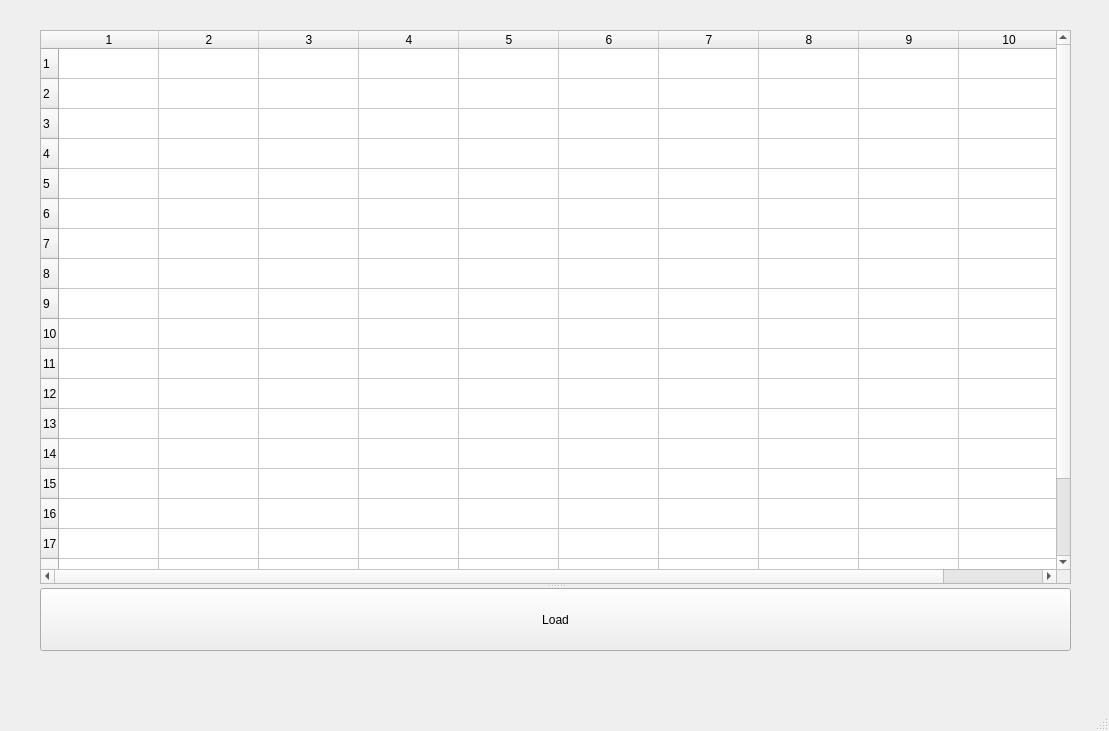
<?xml version="1.0" encoding="UTF-8"?>
<ui version="4.0">
 <class>MainWindow</class>
 <widget class="QMainWindow" name="MainWindow">
  <property name="geometry">
   <rect>
    <x>0</x>
    <y>0</y>
    <width>1109</width>
    <height>731</height>
   </rect>
  </property>
  <property name="windowTitle">
   <string>MainWindow</string>
  </property>
  <widget class="QWidget" name="centralwidget">
   <widget class="QSplitter" name="splitter">
    <property name="geometry">
     <rect>
      <x>40</x>
      <y>30</y>
      <width>1031</width>
      <height>621</height>
     </rect>
    </property>
    <property name="orientation">
     <enum>Qt::Vertical</enum>
    </property>
    <widget class="QTableWidget" name="tableWidget">
     <property name="rowCount">
      <number>20</number>
     </property>
     <property name="columnCount">
      <number>10</number>
     </property>
     <row/>
     <row/>
     <row/>
     <row/>
     <row/>
     <row/>
     <row/>
     <row/>
     <row/>
     <row/>
     <row/>
     <row/>
     <row/>
     <row/>
     <row/>
     <row/>
     <row/>
     <row/>
     <row/>
     <row/>
     <column/>
     <column/>
     <column/>
     <column/>
     <column/>
     <column/>
     <column/>
     <column/>
     <column/>
     <column/>
    </widget>
    <widget class="QPushButton" name="bbtLoad">
     <property name="text">
      <string>Load</string>
     </property>
    </widget>
   </widget>
  </widget>
  <widget class="QMenuBar" name="menubar">
   <property name="geometry">
    <rect>
     <x>0</x>
     <y>0</y>
     <width>1109</width>
     <height>21</height>
    </rect>
   </property>
  </widget>
  <widget class="QStatusBar" name="statusbar"/>
 </widget>
 <resources/>
 <connections/>
</ui>
